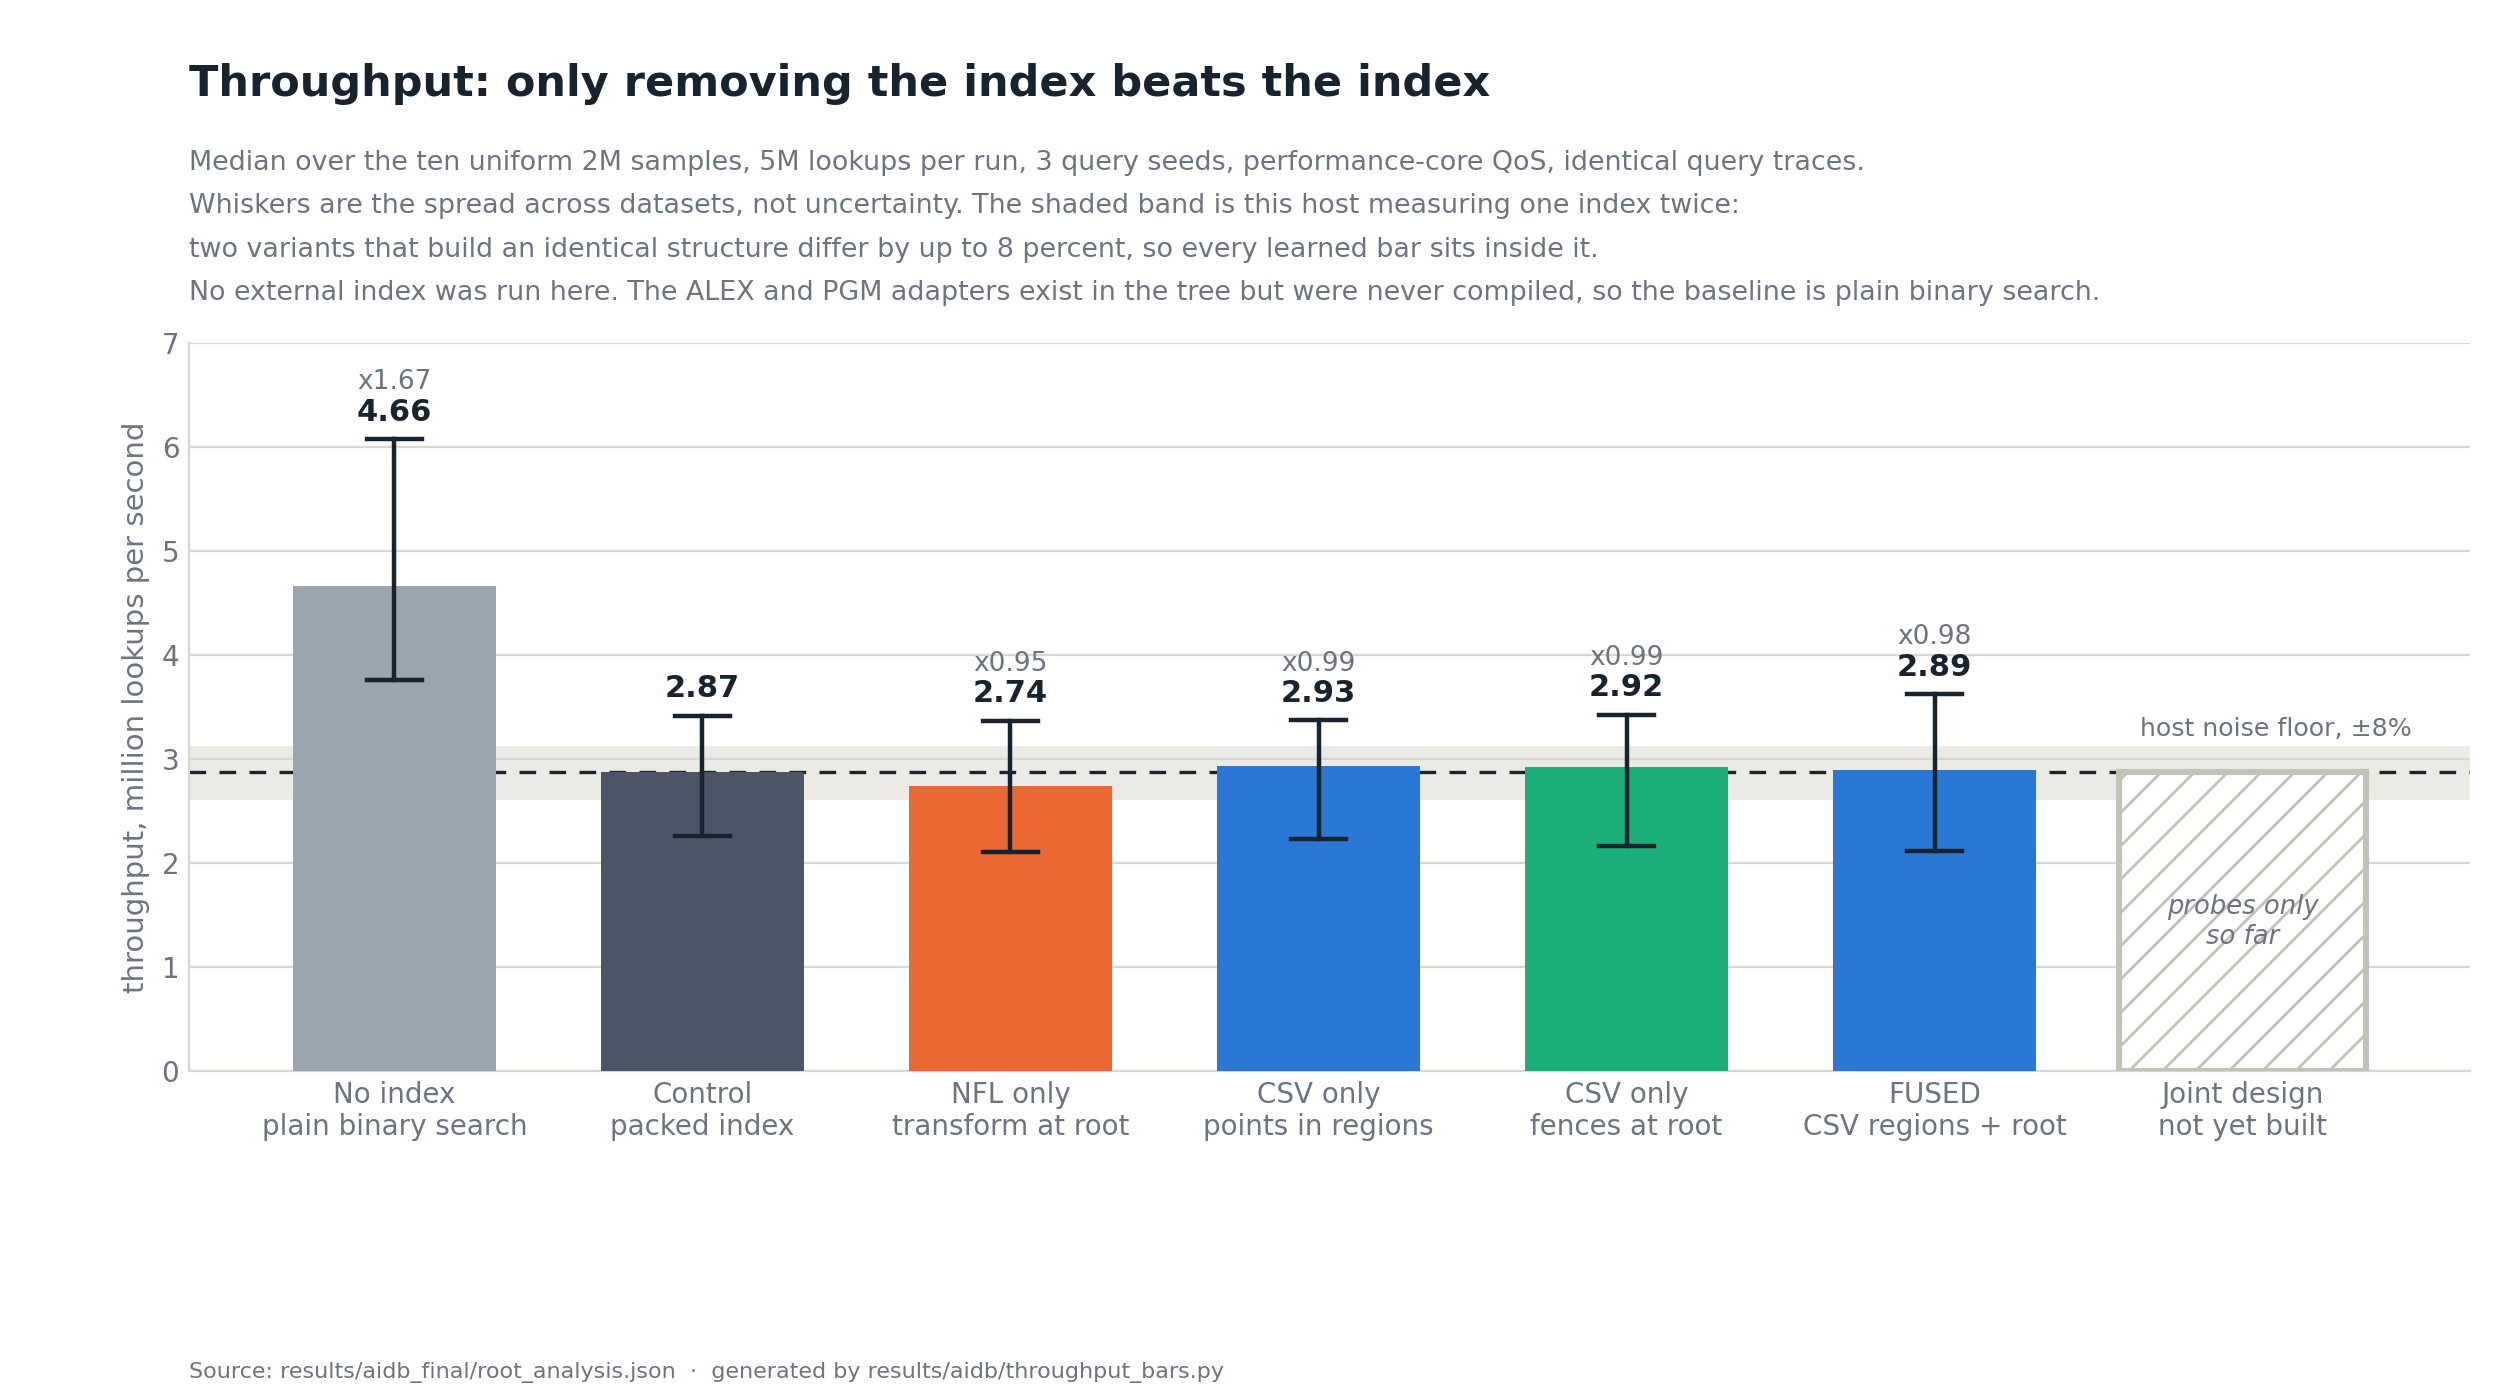

Write Python code to recreate this figure.
#!/usr/bin/env python3
"""Throughput bar chart: baseline, each method alone, and the fused design.

Needs matplotlib (outside the stdlib-only pipeline).
    /usr/bin/python3 results/aidb/throughput_bars.py [--slide]

Source: results/aidb_final/root_analysis.json (540 paired runs, 5M lookups each, 3 query seeds,
performance-core QoS, identical query traces). Bars are the MEDIAN over the ten uniform 2M samples;
the whisker is the spread ACROSS DATASETS, which is dataset variation, not uncertainty.

The shaded band is the host's measurement noise, derived not assumed: packed_rank_root_vf4 and
packed_rank_root_fusion select an identical structure on every sample, so the difference between
those two measurements is this machine measuring one index twice.

NOTE: no external index (ALEX, PGM, LIPP) was ever benchmarked in this workspace. README.md lists
the ALEX and PGM adapters as "written, opt-in, not compiled or benchmarked here". The no-index
baseline below is a plain binary search over the uncompressed sorted array, which we did run.
"""
import json, math, pathlib, statistics, sys
import matplotlib
matplotlib.use("Agg")
import matplotlib.pyplot as plt

HERE = pathlib.Path(__file__).resolve().parent
S = HERE.parent.parent
GRAY, INKBAR, ORANGE, BLUE, TEAL, PEND = "#9aa5ad", "#4a5568", "#eb6834", "#2a78d6", "#1baf7a", "#c3c2b7"
INK, MUTED, GRID, BAND = "#17242f", "#6b7480", "#d8d7d0", "#ebeae4"
SLIDE = "--slide" in sys.argv

ra = json.loads((S / "results/aidb_final/root_analysis.json").read_text())["per_dataset"]
DS = [d for d in sorted(ra) if d.endswith("_uniform")]
gm = lambda xs: math.exp(statistics.mean(math.log(x) for x in xs))
noise = max(abs(ra[d]["packed_rank_root_vf4"]["speedup"] / ra[d]["packed_rank_root_fusion"]["speedup"] - 1) for d in DS)

BARS = [
    ("sorted_vector", "No index\nplain binary search", GRAY),
    ("packed_rank", "Control\npacked index", INKBAR),
    ("packed_rank_root_flow", "NFL only\ntransform at root", ORANGE),
    ("packed_rank_vp10", "CSV only\npoints in regions", BLUE),
    ("packed_rank_root_vf4", "CSV only\nfences at root", TEAL),
    ("packed_rank_vp10_root_fusion", "FUSED\nCSV regions + root", BLUE),
    (None, "Joint design\nnot yet built", PEND),
]
vals = []
for key, label, colour in BARS:
    if key is None:
        vals.append((label, colour, None, None, None, None)); continue
    mo = [ra[d][key]["mops"] for d in DS if key in ra[d]]
    sp = [ra[d][key]["speedup"] for d in DS if key in ra[d]]
    vals.append((label, colour, statistics.median(mo), min(mo), max(mo), gm(sp)))

ctrl = next(v[2] for v in vals if v[0].startswith("Control"))
fig = plt.figure(figsize=(13.33, 7.5) if SLIDE else (12.6, 7.0), dpi=200)
fig.patch.set_facecolor("white")
ax = fig.add_axes([0.075, 0.235, 0.905, 0.50 if SLIDE else 0.52]); ax.set_facecolor("white")
ax.axhspan(ctrl * (1 - noise), ctrl * (1 + noise), color=BAND, zorder=0)
ax.axhline(ctrl, color=INK, lw=1.2, ls=(0, (5, 4)), zorder=2)
FS = 11.5 if SLIDE else 10.5
for i, (label, colour, med, lo, hi, sp) in enumerate(vals):
    if med is None:
        ax.bar(i, ctrl, color="white", edgecolor=PEND, lw=2.2, hatch="//", zorder=3)
        ax.text(i, ctrl * 0.5, "probes only\nso far", ha="center", va="center",
                fontsize=FS - 1.2, color=MUTED, style="italic")
        continue
    ax.bar(i, med, color=colour, zorder=3, width=0.66)
    ax.plot([i, i], [lo, hi], color=INK, lw=1.6, zorder=5)
    ax.plot([i - 0.09, i + 0.09], [lo, lo], color=INK, lw=1.6, zorder=5)
    ax.plot([i - 0.09, i + 0.09], [hi, hi], color=INK, lw=1.6, zorder=5)
    ax.text(i, hi + 0.12, f"{med:.2f}", ha="center", va="bottom", fontsize=FS + 0.5,
            color=INK, fontweight="semibold")
    if sp is not None and abs(sp - 1) > 1e-9:
        ax.text(i, hi + 0.42, f"x{sp:.2f}", ha="center", va="bottom", fontsize=FS - 1, color=MUTED)

ax.set_xticks(range(len(vals)))
ax.set_xticklabels([v[0] for v in vals], fontsize=FS, color=INK)
ax.set_ylabel("throughput, million lookups per second", fontsize=FS, color=MUTED)
ax.set_ylim(0, 7.0)
for s_ in ("top", "right"): ax.spines[s_].set_visible(False)
ax.spines["bottom"].set_color(GRID); ax.spines["left"].set_color(GRID)
ax.tick_params(length=0, labelsize=FS - 0.5, colors=MUTED)
ax.yaxis.grid(True, color=GRID, lw=0.8, zorder=1); ax.set_axisbelow(True)
ax.text(len(vals) - 0.45, ctrl * (1 + noise) + 0.06, f"host noise floor, ±{100*noise:.0f}%",
        ha="right", va="bottom", fontsize=FS - 1.4, color=MUTED)

head = 0.955
if not SLIDE:
    fig.text(0.075, head, "Throughput: only removing the index beats the index", fontsize=15.5,
             color=INK, fontweight="semibold", va="top")
    head = 0.893
for i, line in enumerate([
        "Median over the ten uniform 2M samples, 5M lookups per run, 3 query seeds, performance-core QoS, identical query traces.",
        "Whiskers are the spread across datasets, not uncertainty. The shaded band is this host measuring one index twice:",
        f"two variants that build an identical structure differ by up to {100*noise:.0f} percent, so every learned bar sits inside it.",
        "No external index was run here. The ALEX and PGM adapters exist in the tree but were never compiled, so the baseline is plain binary search."]):
    fig.text(0.075, head - i * 0.031, line, fontsize=9.7, color=MUTED, va="top")
fig.text(0.075, 0.012, "Source: results/aidb_final/root_analysis.json  ·  generated by results/aidb/throughput_bars.py",
         fontsize=8, color=MUTED, va="bottom")

out = HERE / ("throughput_bars_slide.png" if SLIDE else "throughput_bars.png")
fig.savefig(out, facecolor="white")
print("wrote", out, f"(noise {100*noise:.1f}%)")
for label, _, med, lo, hi, sp in vals:
    if med is None: print(f"  {label.replace(chr(10),' '):<34} pending"); continue
    print(f"  {label.replace(chr(10),' '):<34} median {med:5.3f} Mops  range {lo:.3f}-{hi:.3f}  paired x{sp:.3f}")
